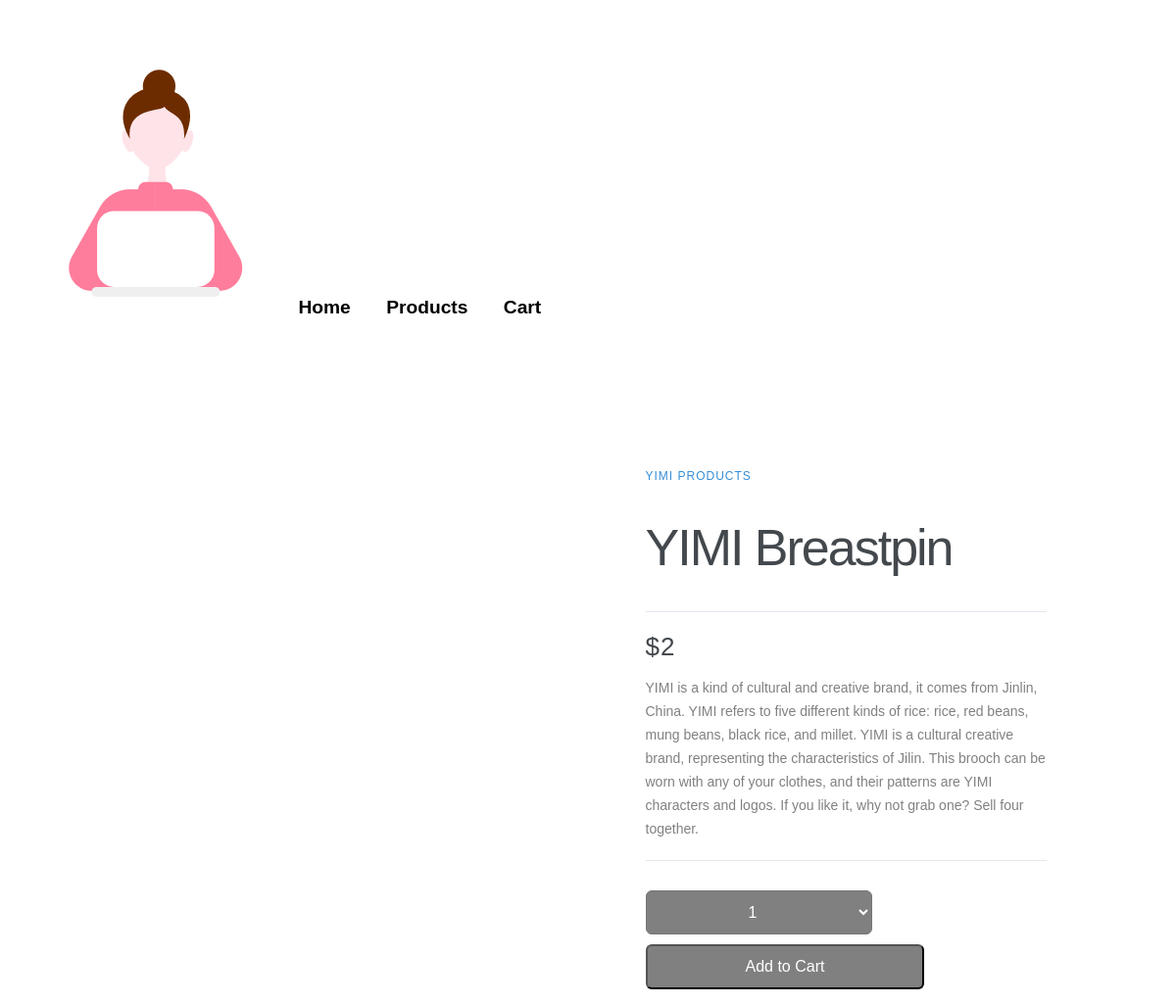
The app's page /wnm608/final/php/product_item.php?id=2 with its own data.
### tables this page shows
CREATE TABLE `products` (
  `id` int(10) NOT NULL,
  `productName` varchar(255) NOT NULL,
  `description` varchar(2550) NOT NULL,
  `price` decimal(7,0) NOT NULL,
  `category` varchar(255) NOT NULL,
  `color` varchar(3) NOT NULL,
  `image` varchar(255) NOT NULL,
  `cart` int(100) NOT NULL,
  `size` int(100) NOT NULL
);

### wnm608/final/php/product_item.php (the view, shortened to what this page needs)
<?php
include_once "db_connect.php";
?>
<!DOCTYPE html>
<html lang="en">
<head>
	<link href="detail.css" rel="stylesheet">
	<link rel="stylesheet" href="common.css">
	<link rel="stylesheet" href="grid.css">
</head>
<body>
	<?php include "header.php"; ?>
	<main class="container">
<?php
if(!isset($_GET['id'])) {
	echo "You borked it";
} else {
	$query_string = "SELECT * FROM `products` WHERE `id` = '{$_GET['id']}'";
	$result = $conn->query($query_string);
	$row = $result->fetch_object();
?>
		<div class="left-column">
		</div>
		<div class="right-column">
			<div class="product-description">
				<span>YIMI Products</span>
          		<h1><?= $row->productName ?></h1>
			</div>
			<div class="product-description">
				<div class="product-price">
          		<span><?= '$'.$row->price ?></span>
				</div>
				<p class="description"><?= $row->description ?></p>
			</div>
			<form method="post" target="votar">
				<select name="addtocart" class="cart-btnn">
		    		<option value="1">1</option>
		  		</select>
		  		<input type="submit" value="Add to Cart" class="cart-btn">
			</form>
		</div>
    </main>
	<?php
}
?>
</body>
</html>

### wnm608/final/php/header.php (shortened to what this page needs)
<?php
$total = 0;
?>
<nav>
    <ul>
        <a href="index.php">
            <input type="image" src="one.png" class="logo">
        </a>
        <li class="menu1"><a href="index.php">Home</a></li>
        <li class="menu2"><a href="product_list.php">Products</a></li>
        <li class="menu3">
            <a href="carts.php"><span class="cart-title">Cart</span><span class="cart-amount"><?= $total==0 ? "" : $total ?></span></a>
        </li>
    </ul>
</nav>

### wnm608/final/php/detail.css (style rules this page uses)
html, body { height: 100%; width: 100%; margin: 0; }
.container { max-width: 100%; margin: 0 auto; padding: 15px; display: flex; }
.left-column { width: 55%; position: relative; }
.right-column { width: 35%; margin-top: 60px; }
.product-description { border-bottom: 1px solid #E1E8EE; margin-bottom: 20px; }
.product-description span { font-size: 12px; color: #358ED7; letter-spacing: 1px; text-transform: uppercase; text-decoration: none; }
.product-description h1 { font-weight: 300; font-size: 52px; color: #43484D; letter-spacing: -2px; }
.product-description p { font-size: 14px; font-weight: 400; color:grey ; line-height: 24px; }
.product-price { display: flex; align-items: center; }
.product-price span { font-size: 26px; font-weight: 300; color: #43474D; margin-right: 20px; }
.cart-btn { display: inline-block; background-color: grey; border-radius: 6px; font-size: 16px; color: white; text-decoration: none; padding: 12px 100px; transition: all .5s; margin-top:10px; }
.cart-btnn { display: inline-block; background-color: grey; border-radius: 6px; font-size: 16px; color: white; text-decoration: none; padding: 12px 100px; transition: all .5s; margin-top:10px; }
.description { font-family: helvetica, arial, sans-serif; color:#43484D; border-bottom: 0.05px solid #E1E8EE 10px; margin-bottom: 20px; }

### wnm608/final/php/common.css (style rules this page uses)
a { color:inherit; font-weight:bold; text-decoration:none; }
.logo { max-width:30%; margin-top:5%; }
nav { display: inline-block; width: 70%; }
ul { list-style: none; text-align: left; }
li[class*="menu"] { display: inline-block; margin-left: 2rem; font-size: 1.2rem; }
* { box-sizing:border-box; }
body { font-family:helvetica, arial, sans-serif; font-size:100%; margin:0; }
.container { max-width:100%; margin-right: auto; margin-top:5%; margin-bottom:5%; }

### records on screen
products: productName "YIMI Breastpin", price "2", description "YIMI is a kind of cultural and creative brand, it comes from Jinlin, China. YIMI refers to five different kinds of rice: rice, red beans, mung beans, black rice, and millet. YIMI is a cultural creative brand, representing the characteristics of Jilin. This brooch can be worn with any of your clothes, and their patterns are YIMI characters and logos. If you like it, why not grab one? Sell four together."
